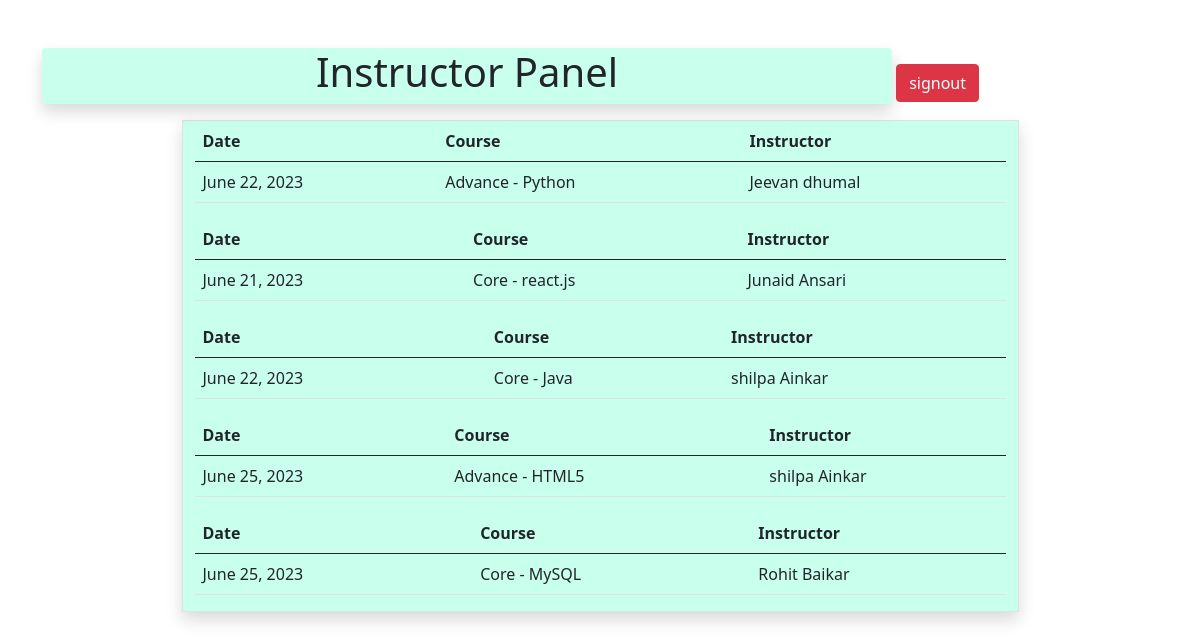
The page /Instructor_Home/ on the database its author committed.
### Scheduler/models.py (models this page shows, shortened)
class Lectures(models.Model):
    date = models.DateField()
    course = models.ForeignKey(Courses, on_delete=models.CASCADE)
    instructor = models.ForeignKey(Instructor, on_delete= models.CASCADE)

class Courses(models.Model):
    name = models.CharField(max_length=100)
    level = models.CharField(max_length=100)
    description = models.TextField()
    image = models.ImageField(upload_to="images", blank=True)
    batch = models.CharField(max_length=50)
    def __str__(self):
        return f"{self.level} - {self.name}"

class Instructor(models.Model):
    name = models.CharField(max_length=100)
    password1 = models.CharField(max_length=20)
    def __str__(self):
        return self.name

### Scheduler/views.py (the view)
# urls.py: path("Instructor_Home/", views.Instructor_Home_View, name = "Instructor_Home"),
def Instructor_Home_View(request):
    data = Lectures.objects.all()
    context = {"data":data}
    return render(request,"Scheduler/Instructor_Home.html",context)

### templates/Scheduler/Instructor_home.html (shortened to what this page needs)
{% extends "Scheduler/Base.html" %}
{% block body %}
<div class="container mt-5">
    <div class="title rounded shadow text-center" style="display: inline-block; width: 850px;">
        <h1>Instructor Panel</h1>
    </div>
    <a href="{% url 'signout' %}" class="btn btn-danger">signout</a>
    <div class="container w-75 border shadow mt-3" style="background-color: rgb(201, 255, 237);">
        {% for d in data %}
        <table class="table">
            <thead>
                <th>Date</th>
                <th>Course</th>
                <th>Instructor</th>
            </thead>
            <tbody>
                <td>{{d.date}}</td>
                <td>{{d.course}}</td>
                <td>{{d.instructor}}</td>
            </tbody>
        </table>
        {% endfor %}
    </div>
</div>
{% endblock body %}

### templates/Scheduler/Base.html (shortened to what this page needs)
<!DOCTYPE html>
<html lang="en">
<head>
    <link href="https://cdn.jsdelivr.net/npm/bootstrap@5.0.2/dist/css/bootstrap.min.css" rel="stylesheet"
>
    <link rel="stylesheet" href="https://cdn.jsdelivr.net/npm/bootstrap-icons@1.10.2/font/bootstrap-icons.css">
</head>
<body>
    {% block body %}
    {% endblock body %}
</body>
</html>

### templates/Scheduler/Instructor_home.html (style rules this page uses)
.title { background-color: rgb(201, 255, 237); }

### rows shown on the page
Lectures: date "June 22, 2023", course "Advance - Python", instructor "Jeevan dhumal"
Lectures: date "June 21, 2023", course "Core - react.js", instructor "Junaid Ansari"
Lectures: date "June 22, 2023", course "Core - Java", instructor "shilpa Ainkar"
Lectures: date "June 25, 2023", course "Advance - HTML5", instructor "shilpa Ainkar"
Lectures: date "June 25, 2023", course "Core - MySQL", instructor "Rohit Baikar"
